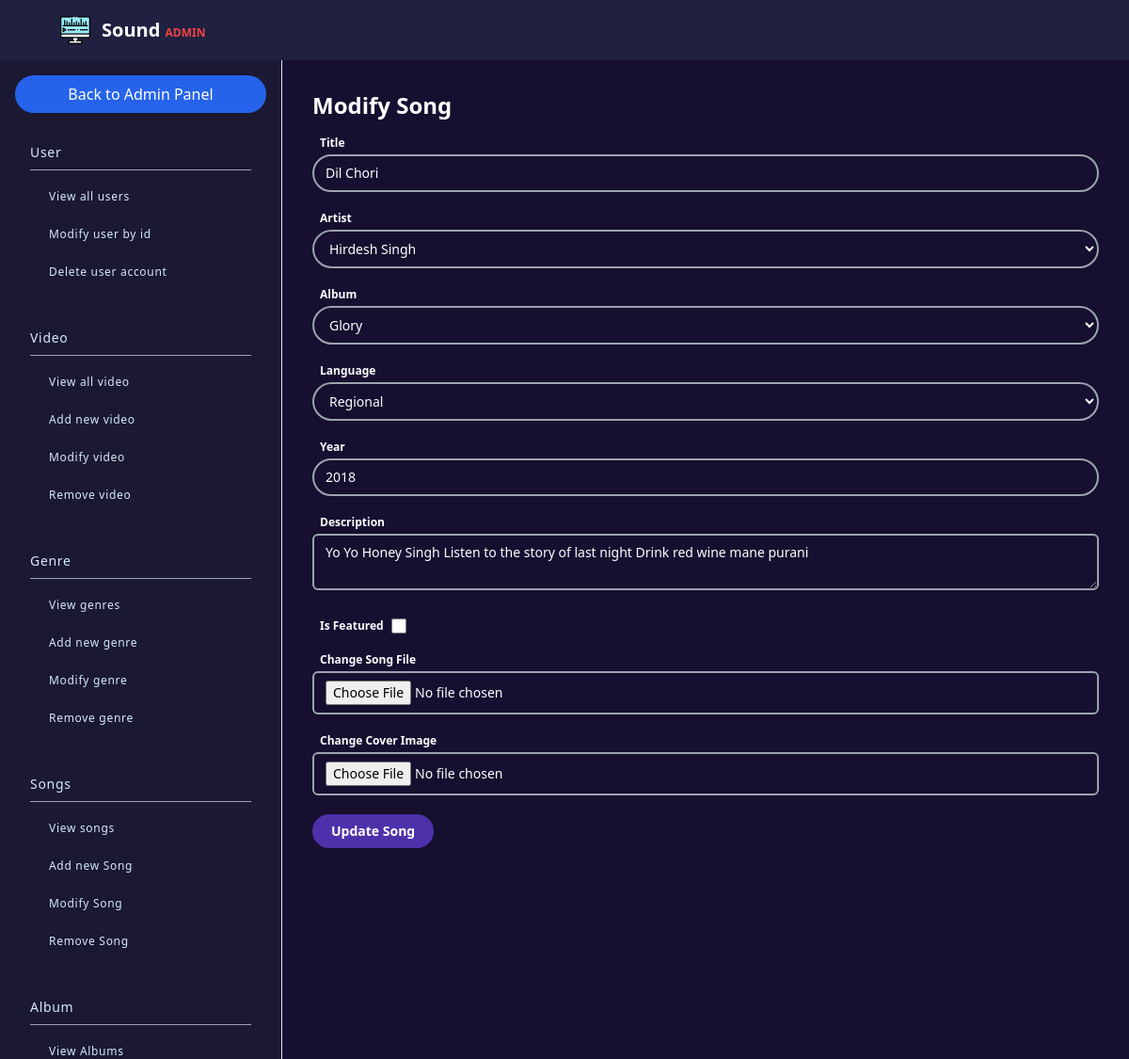
/admin/route/music/modify.music.php?music_id=1 (signed in), run on the app's committed database.
### tables this page shows
CREATE TABLE `music` (
  `music_id` int(11) NOT NULL,
  `title` varchar(100) NOT NULL,
  `language` enum('ENGLISH','REGIONAL') NOT NULL,
  `year` year(4) NOT NULL,
  `album_id` int(11) NOT NULL,
  `artist_id` int(11) NOT NULL,
  `file_path` varchar(255) NOT NULL,
  `cover_image` varchar(255) DEFAULT NULL,
  `description` text DEFAULT NULL,
  `is_new` tinyint(1) DEFAULT 1,
  `created_at` datetime DEFAULT current_timestamp()
);

### admin/route/music/modify.music.php (the view, shortened to what this page needs)
<?php
include_once("../../includes/header.admin.php");
include_once("../../../config.php");
$song_id = $_GET['music_id'] ?? null;
$query = "SELECT * FROM music WHERE music_id = ?";
$stmt = $conn->prepare($query);
$stmt->bind_param("i", $song_id);
$stmt->execute();
$result = $stmt->get_result();
$song = $result->fetch_assoc();
$title = $song['title'];
$artist_id = $song['artist_id'];
$album_id = $song['album_id'];
$year = $song['year'];
$language = $song['language'];
$description = $song['description'];
$is_new = $song['is_new'];
$artists = [];
$artist_query = "SELECT artist_id, name FROM artists";
if ($result = $conn->query($artist_query)) {
    while ($row = $result->fetch_assoc()) {
        $artists[] = $row;
    }
}
$albums = [];
$album_query = "SELECT album_id, name FROM albums";
if ($result = $conn->query($album_query)) {
    while ($row = $result->fetch_assoc()) {
        $albums[] = $row;
    }
}
?>
<main class="w-full bg-[#160F30] p-8 text-white">
    <h1 class="text-2xl font-bold mb-4">Modify Song</h1>
    <form method="POST" action="" enctype="multipart/form-data" class="space-y-4">
        <div>
            <label for="title" class="block text-xs font-bold pl-2">Title</label>
            <input type="text" id="title" name="title" value="<?php echo htmlspecialchars($title); ?>" required
                class="w-full my-1 py-2 px-3 text-sm outline-none rounded-3xl bg-transparent border-2 border-gray-400 text-white">
        </div>
        <div>
            <label for="artist" class="block text-xs font-bold pl-2">Artist</label>
            <select id="artist" name="artist_id" required
                class="w-full my-1 py-2 px-3 text-sm outline-none rounded-3xl bg-transparent border-2 border-gray-400 text-white">
                <?php
                foreach ($artists as $artist) {
                    $selected = ($artist['artist_id'] == $artist_id) ? 'selected' : '';
                    echo "<option class='text-black' value=\"{$artist['artist_id']}\" $selected>{$artist['name']}</option>";
                }
                ?>
            </select>
        </div>
        <div>
            <label for="album" class="block text-xs font-bold pl-2">Album</label>
            <select id="album" name="album_id" required
                class="w-full my-1 py-2 px-3 text-sm outline-none rounded-3xl bg-transparent border-2 border-gray-400 text-white">
                <?php
                foreach ($albums as $album) {
                    $selected = ($album['album_id'] == $album_id) ? 'selected' : '';
                    echo "<option class='text-black' value=\"{$album['album_id']}\" $selected>{$album['name']}</option>";
                }
                ?>
            </select>
        </div>
        <div>
            <label for="language" class="block text-xs font-bold pl-2">Language</label>
            <select id="language" name="language" required
                class="w-full my-1 py-2 px-3 text-sm outline-none rounded-3xl bg-transparent border-2 border-gray-400 text-white">
                <option class="text-black" value="REGIONAL" <?php echo ($language == 'REGIONAL') ? 'selected' : ''; ?>>
                    Regional
                </option>
            </select>
        </div>
        <div>
            <label for="year" class="block text-xs font-bold pl-2">Year</label>
            <input type="number" id="year" name="year" min="1900" max="<?php echo date('Y'); ?>"
                value="<?php echo htmlspecialchars($year); ?>" required
                class="w-full my-1 py-2 px-3 text-sm outline-none rounded-3xl bg-transparent border-2 border-gray-400 text-white">
        </div>
        <div>
            <label for="description" class="block text-xs font-bold pl-2">Description</label>
            <textarea id="description" name="description"
                class="w-full my-1 py-2 px-3 text-sm outline-none rounded-md bg-transparent border-2 border-gray-400 text-white"><?php echo htmlspecialchars($description); ?></textarea>
        </div>
        <div class="flex items-center gap-2">
            <label for="is_new" class="block text-xs font-bold pl-2">Is Featured</label>
            <input type="checkbox" id="is_new" name="is_new" <?php echo $is_new ? 'checked' : ''; ?>
                class="w-4 h-4 my-1 outline-none rounded bg-transparent border-2 border-gray-400">
        </div>
        <div>
            <label for="song_file" class="block text-xs font-bold pl-2">Change Song File</label>
            <input type="file" id="song_file" name="song_file" accept="audio/*"
                class="w-full my-1 py-2 px-3 text-sm outline-none rounded-md bg-transparent border-2 border-gray-400 text-white">
        </div>
        <div>
            <label for="cover_image" class="block text-xs font-bold pl-2">Change Cover Image</label>
            <input type="file" id="cover_image" name="cover_image" accept="image/*"
                class="w-full my-1 py-2 px-3 text-sm outline-none rounded-md bg-transparent border-2 border-gray-400 text-white">
        </div>
        <button type="submit"
            class="text-sm px-5 py-2 transition duration-300 bg-[#4E31AA] hover:bg-[#3A1078] rounded-3xl font-bold">Update
            Song</button>
    </form>
</main>
</section>
</body>
</html>

### data on the page
music: title "Dil Chori", language "Regional", year "2018", description "Yo Yo Honey Singh Listen to the story of last night Drink red wine mane purani"

### other printed values
form field artist_id "Hirdesh Singh"
form field album_id "Glory"
